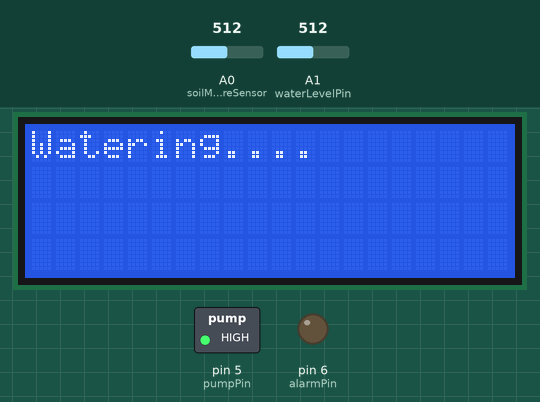
Recording of a sketch running on a simulated Arduino Uno, built with avr-gcc and run on an emulated ATmega328P. On the bench: 20×4 character LCD, switched loads named in the sketch (green lamp = pin HIGH), output pins drawn as LEDs (lit = HIGH). The test bench sets the inputs (shaded band); at power-on: A1 (waterLevelPin) = 512, A0 (soilMoistureSensor) = 512.

Above: at 1.2 s.
1.3 s: A1 (waterLevelPin) set to 164
6.0 s: A1 (waterLevelPin) set to 139
At 8.9 s:
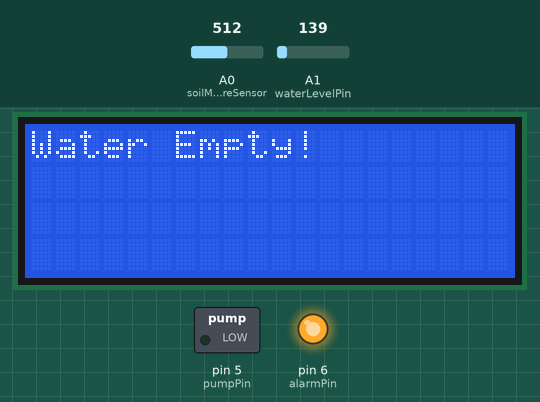
14.9 s: A1 (waterLevelPin) set to 160
At 18.4 s:
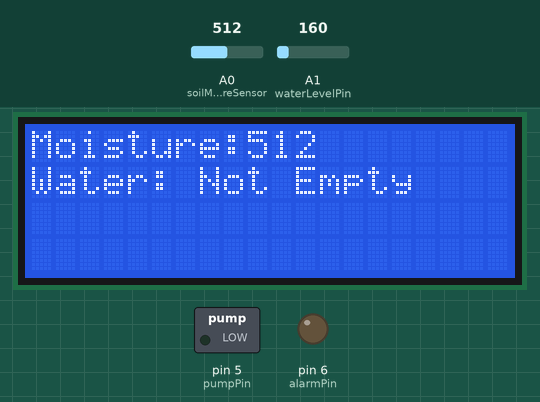
23.8 s: A0 (soilMoistureSensor) set to 490
At 27.4 s:
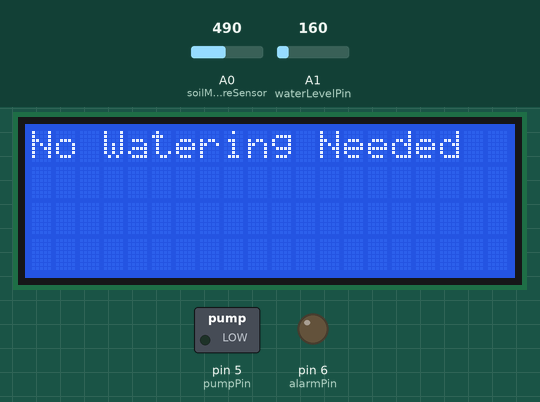
31.2 s: A1 (waterLevelPin) set to 140
At 33.8 s:
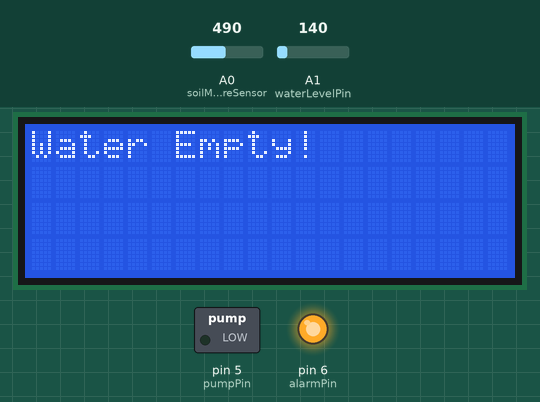
40.1 s: A1 (waterLevelPin) set to 306
At 42.0 s:
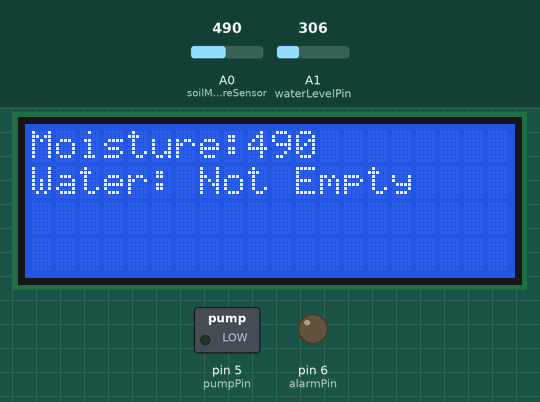
Timing chart, 0 to 43.5 s (numbered marks = the images above; inputs shaded):
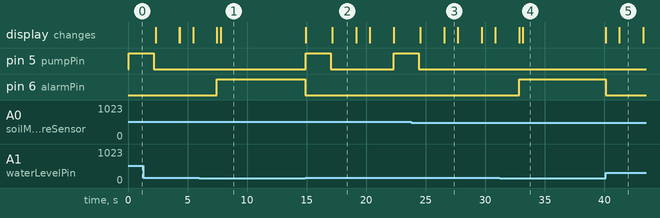

The sketch:

RAINE_SYSTEM.ino
```cpp
// Raine(????) System code

#include <LiquidCrystal_I2C.h>

// Define Pins
const int soilMoistureSensor = A0;
const int waterLevelPin = A1;
const int pumpPin = 5;
const int alarmPin = 6;

// Define Threshold Values
const int moistureThreshold = 500;
const int waterThreshold = 150;

// Variables
int soilMoisture;
int waterLevel;

LiquidCrystal_I2C lcd(0x27,20,4);

int justWatered = 0;

void setup(){
  pinMode(pumpPin, OUTPUT);
  digitalWrite(pumpPin,LOW);
  lcd.init();
  lcd.backlight();

  //lcd.begin();
  lcd.clear();

  //lcd.print("Starting RAINE...");
  //delay(2000);
  //lcd.clear();

  pinMode(alarmPin, OUTPUT);
}

void loop() {


  //////////////////////////////////////////////////////
  // Read Water Level Sensor
  waterLevel = analogRead(waterLevelPin);
  //delay(300);

  // Check Water Level
  if (waterLevel <= waterThreshold) {
    digitalWrite(alarmPin, HIGH);
    lcd.clear();
    lcd.print("Water Empty!");
    digitalWrite(pumpPin,LOW);
    return;
  } else {
    digitalWrite(alarmPin, LOW);
    lcd.clear();
  }
  //////////////////////////////////////////////////////
  // Read Moisture Sensor
  soilMoisture = analogRead(soilMoistureSensor);

  //delay(800);

  // Check Moisture Level
  if (soilMoisture >= moistureThreshold && justWatered == 0){
    lcd.setCursor(0,0);
    lcd.print("Watering....");
    digitalWrite(pumpPin, HIGH);
    delay(2100); // Allow time for watering
    digitalWrite(pumpPin, LOW);
    justWatered = 1;
  }else{
    lcd.setCursor(0,0);
    digitalWrite(pumpPin,LOW);
    lcd.print("No Watering Needed");
    justWatered = 0;
    delay(1000);
  }
  //////////////////////////////////////////////////////

  delay(100);
  lcd.clear();
  lcd.print("Moisture:");
  lcd.setCursor(9,0);
  lcd.print(soilMoisture);
  lcd.setCursor(0,1);
  lcd.print("Water: Not Empty");


  delay(2000); // Wait 2 seconds before reading sensors again
  lcd.clear();
}
```

Measured:
- the behaviour switches between 151 and 150 on A1 (waterLevelPin) (found by bisection; images 0 and 1)
- after the input at 6.0 s, pin 5 (pumpPin): stays LOW (without the input it goes to HIGH after 1.5 s); pin 6 (alarmPin): LOW → HIGH after 1.5 s
- after the input at 14.9 s, pin 5 (pumpPin): LOW → HIGH at once, → LOW 2.1 s later, → HIGH 5.3 s later; pin 6 (alarmPin): HIGH → LOW at once; the display: first changes at once (image 2 shows a later state)
- after the input at 23.8 s, pin 5 (pumpPin): goes on until 24.4 s, then stays LOW
- after the input at 31.2 s, pin 6 (alarmPin): LOW → HIGH after 1.7 s
- after the input at 40.1 s, pin 6 (alarmPin): HIGH → LOW at once; the display: first changes at once (image 5 shows a later state)
- what the display in image 2 shows lasts 2.0 s, from 17.1 s to 19.1 s
